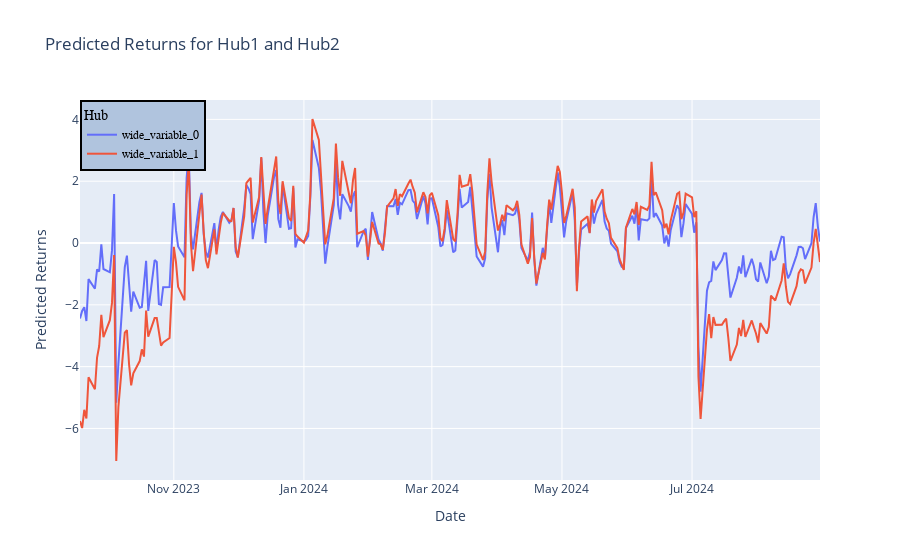

Notebook source saved alongside this figure:
### Code cell
fig = px.line(
    x=hub1_predicted_returns.index,
    y=[hub1_predicted_returns[hub1_name], hub2_predicted_returns[hub2_name]],
    labels={'x': 'Date', 'value': 'Predicted Returns', 'variable': 'Hub'},
    title='Predicted Returns for Hub1 and Hub2'
)

fig.update_layout(
    legend_title_text='Hub',
    legend=dict(
        x=0,
        y=1,
        traceorder='normal',
        font=dict(
            family='sans-serif',
            size=12,
            color='black'
        ),
        bgcolor='LightSteelBlue',
        bordercolor='Black',
        borderwidth=2
    )
)

fig.show()

### Figure 1 — Plotly figure (JSON) as saved in the notebook; plotly's stock layout.template omitted (floating-point values rounded to 4 significant figures; data arrays with more than 128 entries replaced by an {"elided": "..."} marker saying what was removed)
{"data": [{"hovertemplate": "Hub=wide_variable_0<br>Date=%{x}<br>Predicted Returns=%{y}<extra></extra>", "legendgroup": "wide_variable_0", "line": {"color": "#636efa", "dash": "solid"}, "marker": {"symbol": "circle"}, "mode": "lines", "name": "wide_variable_0", "orientation": "v", "showlegend": true, "type": "scatter", "x": {"elided": "250 str values"}, "xaxis": "x", "y": {"elided": "250 float values"}, "yaxis": "y"}, {"hovertemplate": "Hub=wide_variable_1<br>Date=%{x}<br>Predicted Returns=%{y}<extra></extra>", "legendgroup": "wide_variable_1", "line": {"color": "#EF553B", "dash": "solid"}, "marker": {"symbol": "circle"}, "mode": "lines", "name": "wide_variable_1", "orientation": "v", "showlegend": true, "type": "scatter", "x": {"elided": "250 str values"}, "xaxis": "x", "y": {"elided": "250 float values"}, "yaxis": "y"}], "layout": {"legend": {"bgcolor": "LightSteelBlue", "bordercolor": "Black", "borderwidth": 2, "font": {"color": "black", "family": "sans-serif", "size": 12}, "title": {"text": "Hub"}, "tracegroupgap": 0, "traceorder": "normal", "x": 0, "y": 1}, "title": {"text": "Predicted Returns for Hub1 and Hub2"}, "xaxis": {"anchor": "y", "domain": [0, 1], "title": {"text": "Date"}}, "yaxis": {"anchor": "x", "domain": [0, 1], "title": {"text": "Predicted Returns"}}}}
